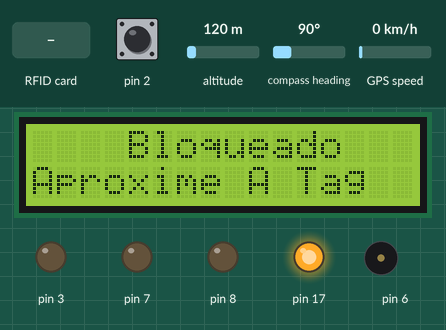
Recording of a sketch running on a simulated Arduino Leonardo, built with avr-gcc and run on an emulated ATmega32U4. On the bench: 16×2 character LCD, output pins drawn as LEDs (lit = HIGH), buzzer (waves = sounding). The inputs (shaded band) are chosen by the test bench; at power-on: pin 2 HIGH, altitude 120 m, compass heading 90°, GPS speed 0 km/h. The GPS gets a fix after 3 s at 37.7749, -122.4194 with 8 satellites; what the sketch prints to the serial monitor is not drawn.

Above: at 1.9 s.
2.0 s: RFID card F7 F7 30 63 held to the reader
At 3.2 s:
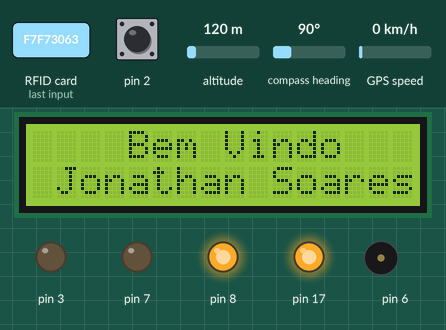
At 4.6 s:
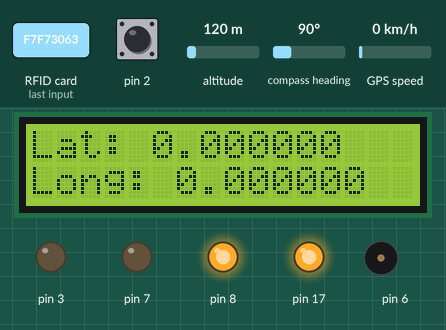
Timing chart, 0 to 6.1 s (numbered marks = the images above; inputs shaded):
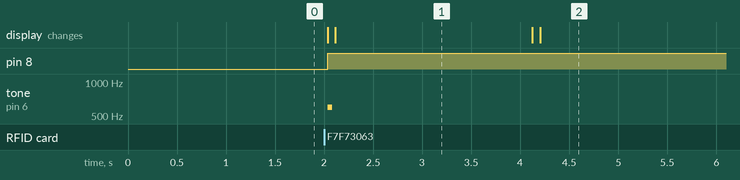

The sketch:

beta_1.1.ino
```cpp
#include <Wire.h>
#include <LiquidCrystal_I2C.h>
#include <SPI.h>
#include <MFRC522.h>
#include<SoftwareSerial.h>
#include <TinyGPS++.h> // Include the TinyGPS++ library


#define SS_PIN 10
#define RST_PIN 9
#define ARDUINO_GPS_RX 5 // GPS TX, Arduino RX pin
#define ARDUINO_GPS_TX 4 // GPS RX, Arduino TX pin
#define gpsPort ssGPS  // Alternatively, use Serial1 on the Leonardo
#define SerialMonitor Serial
#define GPS_BAUD 9600
LiquidCrystal_I2C lcd(0x27, 16, 2);
MFRC522 mfrc522(SS_PIN, RST_PIN); // Create MFRC522 instance.
SoftwareSerial ssGPS(ARDUINO_GPS_TX, ARDUINO_GPS_RX); // Create a SoftwareSerial
TinyGPSPlus tinyGPS; // Create a TinyGPSPlus object


//variaveis globais---------------------------------------------------------------------------------------------------------
float lat, lon, vel;                                                                                 //
unsigned long data, hora;                                                                      //
unsigned short sat;                                                                          //
int p = 0;                                                                                    //
int  tempBat,  tempbat2, KM, timet, tempAB, tempM, tempC, rlm, rmC;  //
float bat, bat2;

//======================================================FUNÇÃO do bip==============================
void Bip(int tme){
 switch(tme) {
  case 1:
    tone(6,600);
    delay(50);
    noTone(6);

    break;
  case 2:
    tone(6,600);
    delay(20);
    noTone(6);

    break;
  case 3:
    tone(6,600);
    delay(100);
    noTone(6);

    break;
  case 4:
    tone(6,349);
    delay(200);
    noTone(6);

    break;
  case 5:
    tone(6,392);
    delay(200);
    noTone(6);

    break;
  default:
  noTone(6);


}


 }
//========================================
void setup()
{
    analogReference(DEFAULT);
    gpsPort.begin(GPS_BAUD);
    SerialMonitor.begin(9600);
    //LCD
    Serial.begin(9600);
    lcd.init();
    lcd.init();
    lcd.backlight();
    lcd.clear();
    lcd.setCursor(4, 0);
    lcd.print("Bloqueado");
    lcd.setCursor(0, 1);
    lcd.print("Aproxime A Tag");
    delay(500);
    //nfc
    Serial.begin(9600); // Inicia a serial
    SPI.begin();        // Inicia  SPI bus
    mfrc522.PCD_Init(); // Inicia MFRC522
    Serial.println("Aproxime o seu cartao do leitor...");
    Serial.println();

    pinMode(7, OUTPUT);
    pinMode(8, OUTPUT);
    pinMode(3, OUTPUT);

    pinMode(2, INPUT_PULLUP);

}

void loop()
{
    int t = 0;
    p = 0;
    //==================================ler e guadar informaçoes de modulos =======================================

    //========================================================================================================

    //verifica se cartao esta presente

    if (digitalRead(2) == HIGH) // VERIFICA SE CARTAO ESTA  presente
    {                           // Botão  Pressionado;
                                // faz leitura da tag para verificar uid
        Serial.println("---------------");
        Serial.println("Cartao Presente");
        Serial.println("---------------");
        t = 0;

        //

        //=======================================================autenticação=======================================================
        // Procura por cartao RFID
        if (!mfrc522.PICC_IsNewCardPresent())
        {
            return;
        }
        // Seleciona o cartao RFID
        if (!mfrc522.PICC_ReadCardSerial())
        {
            return;
        }
        //Mostra UID na serial
        Serial.println();
        Serial.println("------------------------");
        Serial.println("tag Reconhecida :"); //motra no monitor seria que tag foi reconhecida
        String conteudo = "";
        byte letra;
        for (byte i = 0; i < mfrc522.uid.size; i++)
        {
            //Serial.print(mfrc522.uid.uidByte[i] < 0x10 ? " 0" : " ");
            // Serial.print(mfrc522.uid.uidByte[i], HEX);
            conteudo.concat(String(mfrc522.uid.uidByte[i] < 0x10 ? " 0" : " "));
            conteudo.concat(String(mfrc522.uid.uidByte[i], HEX));
        }
        Serial.println();

        conteudo.toUpperCase();

        if (conteudo.substring(1) == "F7 F7 30 63" || conteudo.substring(1) == "07 6E A9 5F") // autenticaçao atraves do uid da tag
        {
            // -=======================================================-tudo aki =======================================================
            lcd.clear();


            Serial.println("Altenticado com sucesso"); // manda para monitor serial que foi autenticado con sucesso
            Serial.println("------------------------");
            Serial.println();

            digitalWrite(8, HIGH); //liga led verde
            digitalWrite(7, LOW);

            for (int o = 0; o < 5;) //conteudo do display aki
            {
              //verifica se cartão esta disponivel
                if (digitalRead(2) == HIGH)
                {
                    o = 1;
                }
                else
                {
                    o = 5;
                }
                // ================bem vindo sempre que a autoriçazão===========================================================


                while (p < 2)
                {

                    Bip(1);//aviso sonoro
                    p = 2;
                    lcd.clear(); // coteudo depois do desbloqueio
                    lcd.setCursor(4, 0);
                    lcd.print("Bem Vindo");

                    //=========================verifica qual o carta oe para customizar msg de bom dia======================
                    if (conteudo.substring(1) == "F7 F7 30 63" ){
                      lcd.setCursor(1, 1);
                     lcd.print("Jonathan Soares");
                    }else{
                      lcd.setCursor(4, 1);
                     lcd.print("Visitante");
                    }
                    delay(2000);
                    lcd.clear();

                }
                //========================================== a seguir  do bem vindo================================================================
                //horas

                // latitude longtude
                lcd.clear();
                lcd.setCursor(0, 0);
                lcd.print("Lat: ");
                delay(30);
                lcd.print(tinyGPS.location.lat(), 6);
                lcd.setCursor(0, 1);
                lcd.print("Long: ");
                delay(30);
                lcd.print(tinyGPS.location.lng(), 6);
                delay(3000);
                lcd.clear();


                //verifica se cartão esta disponivel
                if (digitalRead(2) == HIGH)
                {
                    o = 1;
                }
                else
                {
                    o = 5;
                }


                //altitude
                lcd.setCursor(0, 0);
                lcd.print("Alt: ");
                lcd.print(tinyGPS.altitude.meters());
                lcd.print("M");
                delay(3000);
                lcd.clear();


                //velocida km/h
                lcd.setCursor(0, 0);
                lcd.print("Speed: ");
                lcd.print(tinyGPS.speed.kmph());
                lcd.print("Km/h ");
                delay(3000);
                lcd.clear();


                //satelites
                lcd.setCursor(0, 0);
                lcd.print("Satelites: ");
                lcd.print(tinyGPS.satellites.value());
                delay(3000);
                lcd.clear();


                //voltagem baterias
                lcd.clear();
                lcd.setCursor(0, 0);
                lcd.print("Bateria1: ");
                lcd.print(bat,3);
                delay(30);
                lcd.setCursor(0, 1);
                lcd.print("Bateria2: ");
                lcd.print(bat2,3);
                delay(3000);
                lcd.clear();
                //tempo de atividade

                //========================verifica se cartao esta prensete===========================================
                lcd.clear();
                if (digitalRead(2) == HIGH)
                {
                    o = 1;
                }
                else
                {
                    o = 5;
                }
                //========================================chama fuunçao do gps===================================================
                // print position, altitude, speed, time/date, and satellites:
                printGPSInfo();

                // "Smart delay" looks for GPS data while the Arduino's not doing anything else
                smartDelay(1000);


                //================================================================================================
            }

            delay(1000);
        }
        else // =======================================================fim autenticaçao=======================================================
        {    // se nao for autenticado apresata erro no dysplay
            Bip(2);//aviso sonoro
            lcd.clear();
            lcd.setCursor(1, 0);
            lcd.print("Acesso Negado!");
            lcd.setCursor(2, 1);
            lcd.print("Tag Recusada");
            Serial.println();
            Serial.println("Acesso Negado");
            Serial.println("------------------------");
            digitalWrite(7, HIGH); //liga led vermelho
            digitalWrite(3, HIGH); // deliga rele
        }

        //=====================================================fim do if================================
    }
    else if (digitalRead(2) == LOW) // VERIFICA SE CARTAO NAO ESTA  presente
    {                               // Botão nao Pressionado
        Serial.println("------------------------");
        Serial.println("Cartao Nao Esta Presente"); // mostra no monitor serial que caratao/tag esta ausente
        Serial.println("------------------------");
        t = 1;// VARIAVEL DE CONTROLE
        digitalWrite(7, HIGH); //liga led vermelho
        digitalWrite(8, LOW);
        digitalWrite(3, HIGH); // deliga rele
        //========================MESNAGEM DE QUE ESTA BLOQEUADO============================================
         lcd.clear();
         delay(30);
         lcd.setCursor(4, 0);
         lcd.print("Bloqueado");
         delay(30);
         lcd.setCursor(1, 1);
         lcd.print("Aproxime a Tag");

        //==============================================================================

        delay(1000);

    }

    delay(1000);
// print position, altitude, speed, time/date, and satellites:
  printGPSInfo();

  // "Smart delay" looks for GPS data while the Arduino's not doing anything else
  smartDelay(1000);
}//===============================================================================fim do loop===================================================


void printGPSInfo()
{
  // Print latitude, longitude, altitude in feet, course, speed, date, time,
  // and the number of visible satellites.
  SerialMonitor.print("Lat: "); SerialMonitor.println(tinyGPS.location.lat(), 6);
  SerialMonitor.print("Long: "); SerialMonitor.println(tinyGPS.location.lng(), 6);
  SerialMonitor.print("Alt: "); SerialMonitor.println(tinyGPS.altitude.meters());
  SerialMonitor.print("Speed: "); SerialMonitor.println(tinyGPS.speed.kmph());
  SerialMonitor.print("Date: "); printDate();
  SerialMonitor.print("Time: "); printTime();
  SerialMonitor.print("Sats: "); SerialMonitor.println(tinyGPS.satellites.value());
  SerialMonitor.println();
  //===========================calculo voltagem=======================================================


  float tensao1 = analogRead(A0)*(5.0/1023.0)*10;

   bat = tensao1;
   //(c*b) / a
   //a --- b
  //c --- x

  Serial.print("voltagem bateria1 :");Serial.println(bat,5);

  float tensao2 = analogRead(A1)*(5.0/1023.0)*10;
  bat2 = tensao2;


  Serial.print("voltagem bateria2 :");Serial.println(bat2,5);
  Serial.println("------------------------");


  //================================================================================================
}

// This custom version of delay() ensures that the tinyGPS object
// is being "fed". From the TinyGPS++ examples.
static void smartDelay(unsigned long ms)
{
  unsigned long start = millis();
  do
  {
    // If data has come in from the GPS module
    while (gpsPort.available())
      tinyGPS.encode(gpsPort.read()); // Send it to the encode function
    // tinyGPS.encode(char) continues to "load" the tinGPS object with new
    // data coming in from the GPS module. As full NMEA strings begin to come in
    // the tinyGPS library will be able to start parsing them for pertinent info
  } while (millis() - start < ms);
}

// printDate() formats the date into dd/mm/yy.
//===============================================================================================
void printDate()
{
  SerialMonitor.print(tinyGPS.date.day());
  SerialMonitor.print("/");
  SerialMonitor.print(tinyGPS.date.month());
  SerialMonitor.print("/");
  SerialMonitor.println(tinyGPS.date.year());
}

// printTime() formats the time into "hh:mm:ss", and prints leading 0's
// where they're called for.

//=================================================================================================
void printTime()
{
  SerialMonitor.print(tinyGPS.time.hour());
  SerialMonitor.print(":");
  if (tinyGPS.time.minute() < 10) SerialMonitor.print('0');
  SerialMonitor.print(tinyGPS.time.minute());
  SerialMonitor.print(":");
  if (tinyGPS.time.second() < 10) SerialMonitor.print('0');
  SerialMonitor.println(tinyGPS.time.second());
}
//================================================================================================
```

Measured:
- after the input at 2.0 s, pin 8: LOW → HIGH at once; tone on pin 6: silent → 600 Hz at once, → silent 0.05 s later; the display: first changes at once (image 1 shows a later state)
- what the display in image 1 shows lasts 2.0 s, from 2.1 s to 4.1 s
